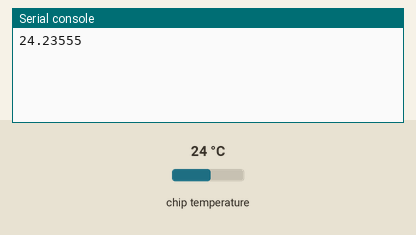
A program run on a simulated Raspberry Pi Pico running MicroPython. Shown: the last lines printed to the serial console. The test bench sets the inputs (shaded band); at power-on: chip temperature 24 °C.

Above: at 1.2 s.
1.3 s: chip temperature set to 1 °C
At 2.3 s:
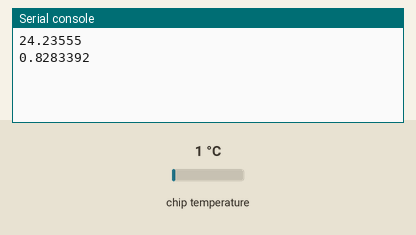
4.0 s: chip temperature set to 11 °C
At 5.1 s:
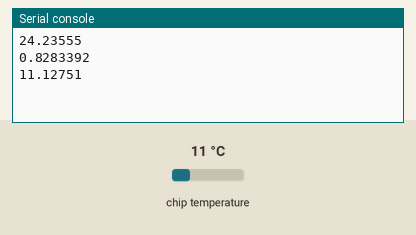
Timing chart, 0 to 7.0 s (numbered marks = the images above; inputs shaded):
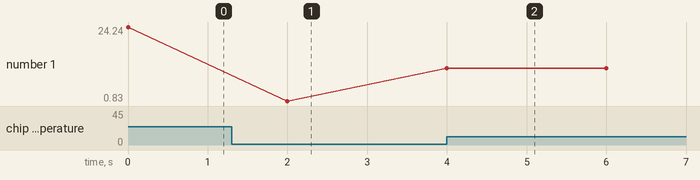

Measured:
- after the input at 1.3 s, the serial console: prints a new line after 0.70 s (image 1)
- after the input at 4.0 s, the serial console: prints a new line at once (image 2)
- plotted number 1: 24.24 → 0.83 after the input at 1.3 s, 0.83 → 11.13 after the input at 4.0 s

The program:

temp_conLibreria.py
```python
# main que usa libreria
from utime import sleep
from mi_libreria import rpi_temperatura

def main():
    obj_rpiTemp = rpi_temperatura() #Sensor interno de temperatura

    while True:
        temperatura = obj_rpiTemp.mideTemp()
        print(temperatura)
        sleep(2)


if __name__ == '__main__':
    main()
```

mi_libreria.py
```python
# libreria
from machine import ADC

class rpi_temperatura(object):
    def __init__ (self, vRef3v3=3.3):
        self.sensor_temp = ADC(4)
        self.factor_16 = vRef3v3 / (65535)

    def mideTemp(self):
        voltaje = self.sensor_temp.read_u16() * self.factor_16
        return 27 - (voltaje - 0.706)/0.001721
```
